Frame 1 (no input): blank canvas, image omitted
Frame 60 (no input): blank canvas, image omitted
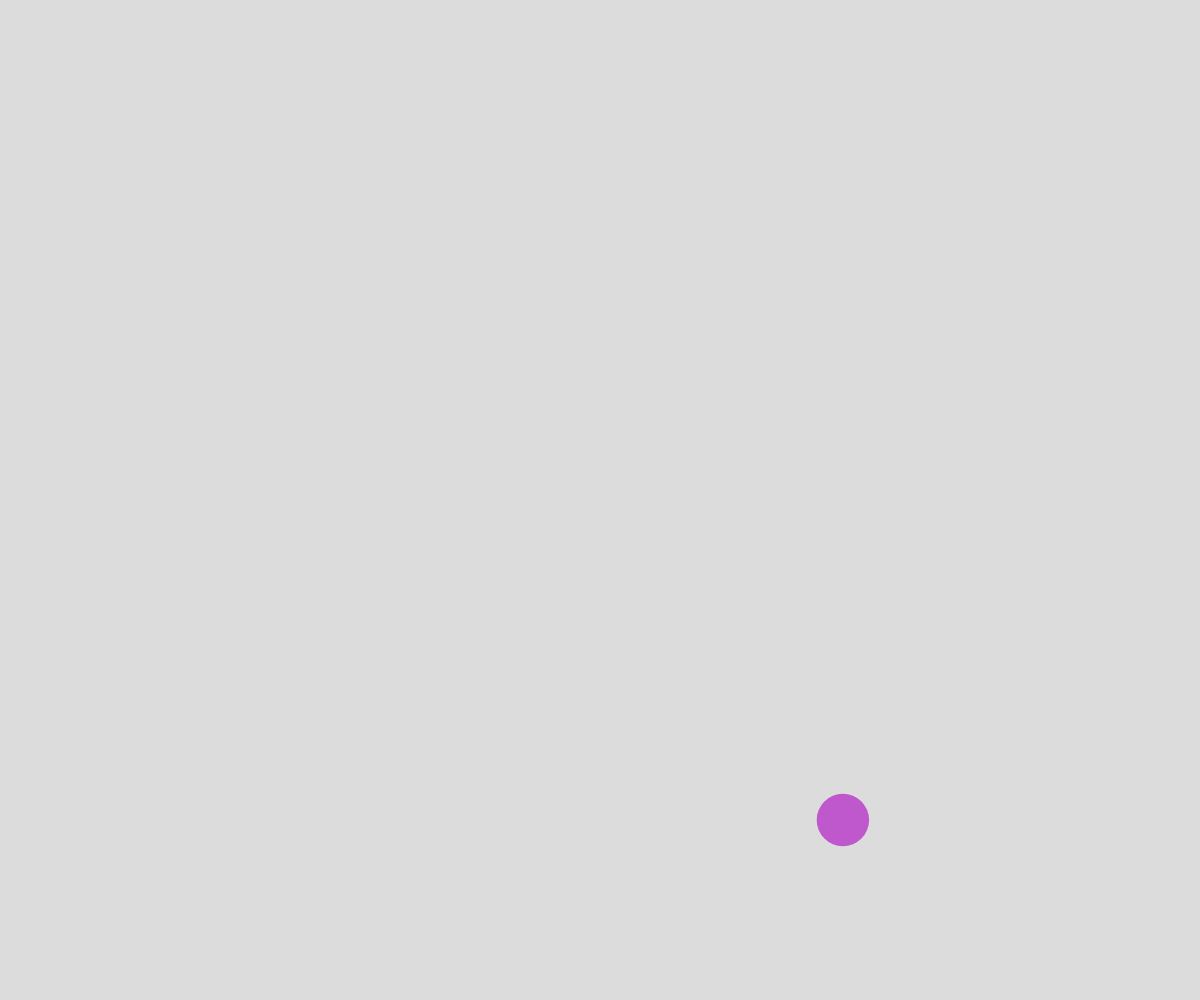
Frame 120 (the mouse pressed at the canvas centre since frame 60)

The p5.js sketch whose frames 1 and 60 were blank and that drew this single picture after the mouse press (run headless with seeded random() and noise() and a simulated clock; from frame 60 on, the mouse is pressed at the canvas centre):

// p5.js sketch
// ── sketch.js
// Project Title
// Daniel Messham
// Date
//
// Extra for Experts:
// - describe what you did to take this project "above and beyond"

let theBubbles = [];
//let bubble;

function setup() {
  createCanvas(windowWidth, windowHeight);
  
}

function mousePressed(){
  spawnBubble();
}

function spawnBubble(){
  let bubble = {
    x:random(width),
    y:height,
    raduis: random(20, 50),
    dx: 0,
    dy: -3,
    theColor: color(random(255),random(255),random(255)),
  };
  theBubbles.push(bubble);
}

function draw() {
  background(220);
  bubbleUp();
  displayBubble();
}

function bubbleUp(){
  for (let bubble of theBubbles){
  bubble.y += bubble.dy

  bubble.x += random(-5,5)}
}

function displayBubble(){
  for (let bubble of theBubbles){
  noStroke()
  fill(bubble.theColor)
  circle(bubble.x,bubble.y,bubble.raduis*2);}
}
